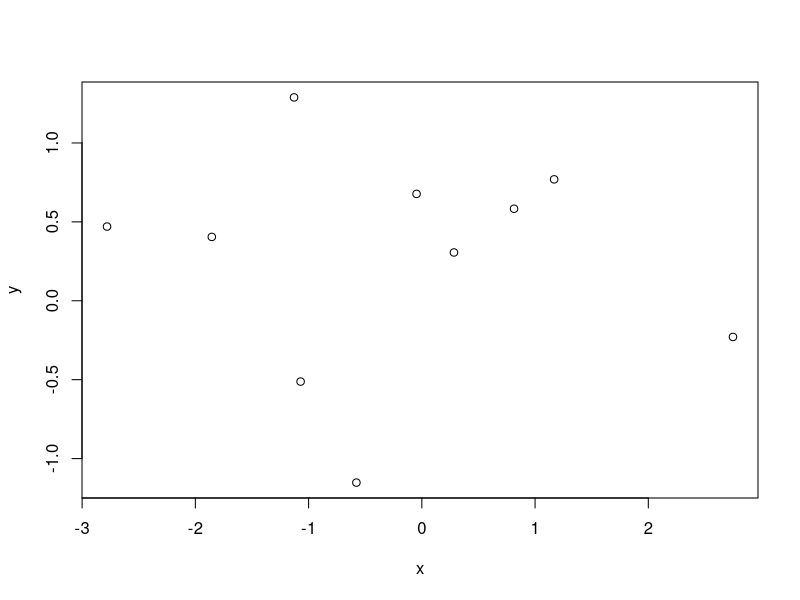
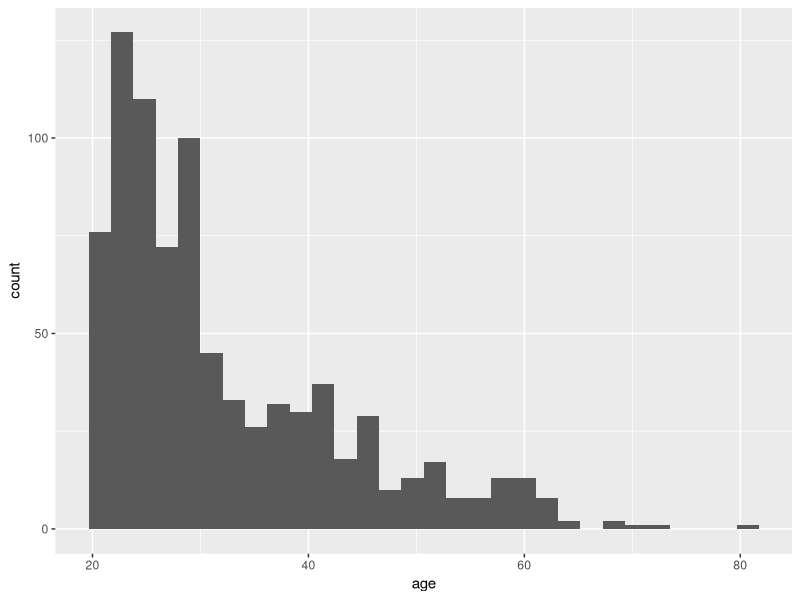
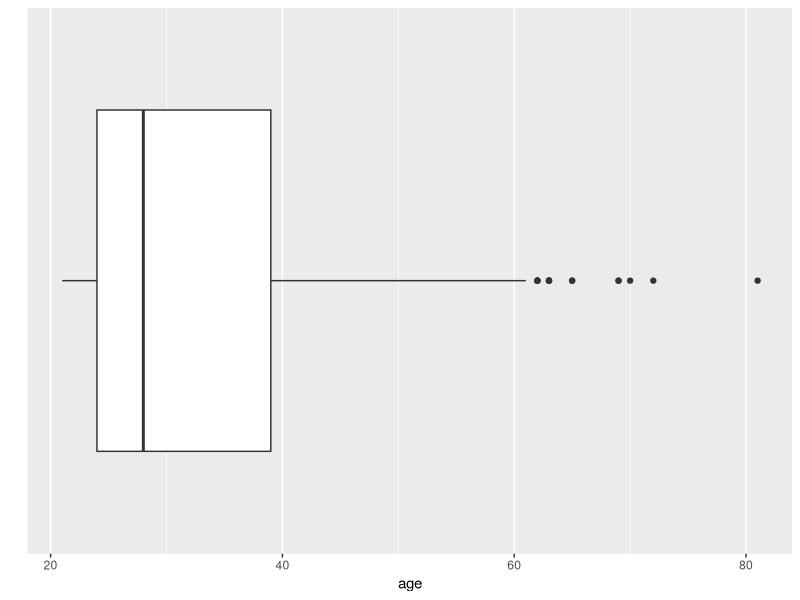
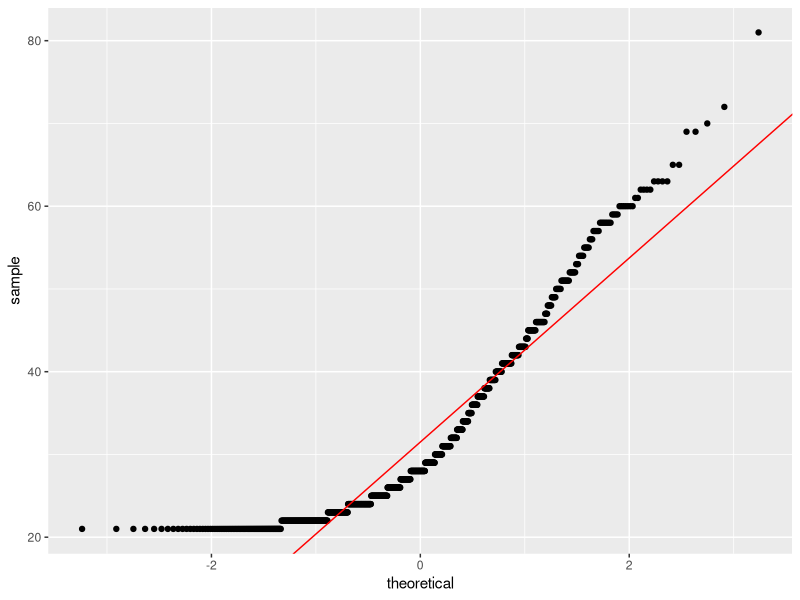

The R script that drew these images, in order:
## ---- chunk 1
x = rnorm(10)
y = rnorm(10)
x
y
plot(x,y)
## ---- chunk 2
library(knitr)
# set global chunk options: images will be 7x5 inches
knitr::opts_chunk$set(fig.width=7, fig.height=5)
options(digits = 4)


## indents are for indenting r code as formatted text
## They may need to be adjusted depending on your OS
# if your output looks odd, increase or decrease indent
indent1 = '    '
indent2 = '        '
indent3 = '            '
## ---- chunk 3
s.d <- function(x){
    n <- length(x) # Sample size
    s2 <- sum((x - mean(x))^2)/(n-1) # sample variance
    s.d <- sqrt(s2) # sample standard deviation 
    return(s.d)
}
## ---- chunk 4
mean.abs.d <- function(x){
    n <- length(x) # Sample size
    m <- sum(abs(x - mean(x)))/n # mean average deviation
    return(m)
}
## ---- chunk 5
library(MASS)
pima2 = rbind(Pima.tr, Pima.tr2, Pima.te)

x = pima2$age
var.name = 'age'
## ---- chunk 6
library(ggplot2)

ggplot(pima2, aes(x=age)) + geom_histogram()

ggplot(pima2, aes(x = factor(0), y = age)) + geom_boxplot() + xlab("") +
    scale_x_discrete(breaks = NULL) + coord_flip()

y     <- quantile(pima2$age, c(0.25, 0.75)) # Find the 1st and 3rd quartiles
x     <- qnorm( c(0.25, 0.75))         # Find the matching normal values on the x-axis
slope <- diff(y) / diff(x)             # Compute the line slope
int   <- y[1] - slope * x[1]           # Compute the line intercept

ggplot(pima2, aes(sample=age)) + stat_qq() + 
    geom_abline(intercept=int, slope=slope, color='red')

